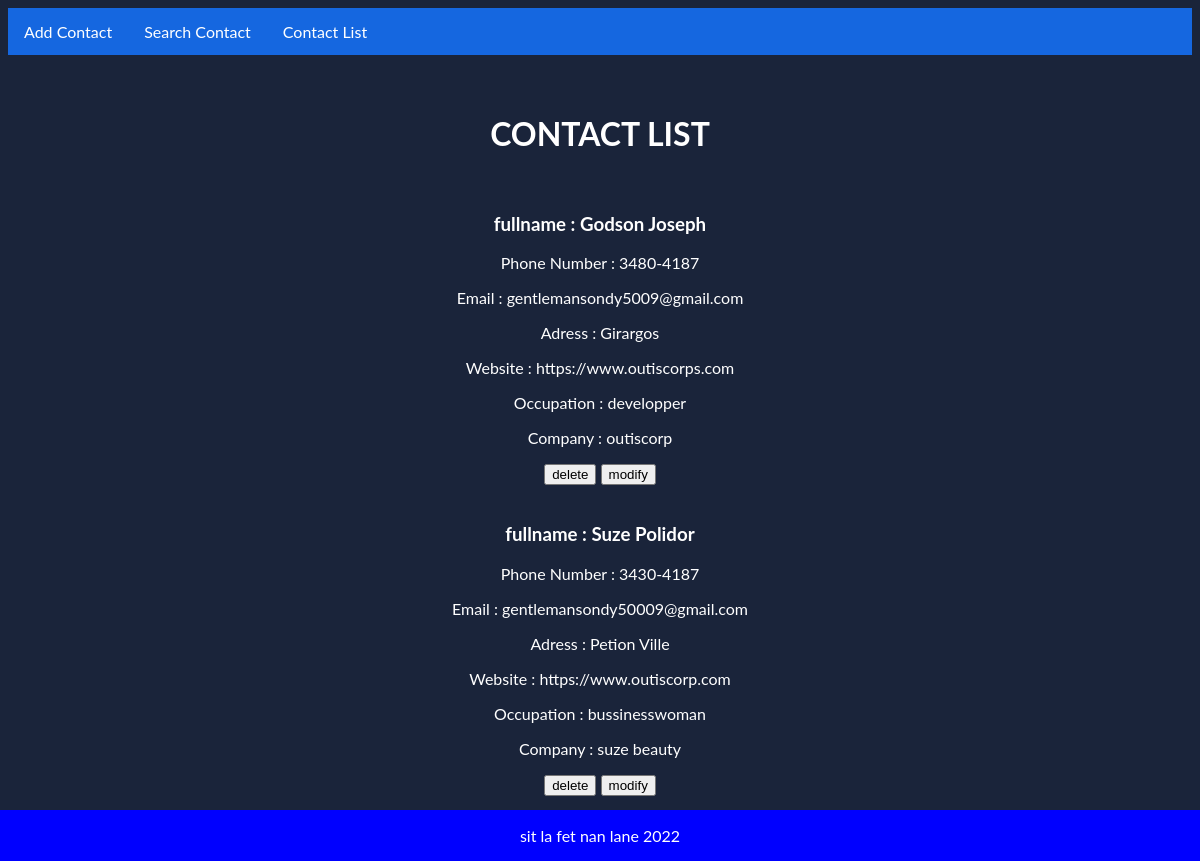
Screenshot of /list-contact/ with the database file from the repository.
### booky/models.py (models this page shows, shortened)
class Contact(models.Model):
    fullname=models.CharField(max_length=100 )
    phone_number=models.CharField(max_length=100)
    email=models.EmailField(max_length=100)
    adress=models.CharField(max_length=100)
    website=models.URLField(max_length=400)
    occupation=models.CharField(max_length=50, blank=True, null=True)
    company=models.CharField(max_length=100, blank=True, null=True)

### booky/views.py (the view)
# urls.py: path('list-contact/', views.list_contact, name = 'list_contact'),
def list_contact(request):
    Lcontact=Contact.objects.all()
    if request.method == 'POST':
        value=request.POST.get('bouton')
        mod=request.POST.get('modify')
        dele=Contact.objects.filter(fullname=value).delete()
        if mod:
            return redirect(mod_contact, non=mod)
    context={
        'Lcontact':Lcontact
    }
    return render(request, 'list_contact.html', context)

### templates/list_contact.html (shortened to what this page needs)
{% extends 'base.html' %}
{% block body %}
        <br><br>
        <center><h1>CONTACT LIST</h1></center>
    {% for contact in Lcontact %}
    <center>
        <div>
            <br>
            <h3>fullname : {{contact.fullname|title}}</h3>
            <p>Phone Number : {{contact.phone_number}}</p>
            <p>Email : {{contact.email}}</p>
            <p>Adress : {{contact.adress}}</p>
            <p>Website : {{contact.website}}</p>
            {% if contact.occupation %}
            <p>Occupation : {{contact.occupation}}</p>
            {% endif %}
            {% if contact.company %}
            <p>Company : {{contact.company}}</p>
            {% endif %}
        <form action="" method="post">
            <button type="submit" class="btn btn-success" name="bouton" value="{{contact.fullname}}">delete</button>
            <button type="submit" class="btn btn-success" name="modify" value="{{contact.fullname}}">modify</button>
        </form>
        </div>
    <center>
    {% endfor %}
    <br><br><br>
{% endblock %}

### templates/base.html (shortened to what this page needs)
<!DOCTYPE html>
<html lang="en">
{% block head %}
<head>
    {% include 'navbar.html' %}
</head>
{% endblock %}
<body>
    {% block body %} teks pa defo pou ko paj la {% endblock %}
</body>
{% block footer %}
<footer>
    <div class="footer">
        <p>sit la fet nan lane 2022</p>
    </div>
</footer>
{% endblock %}
</html>

### templates/navbar.html (shortened to what this page needs)
<nav class="menu">
    <ul>
        <li><a href="{% url 'add_contact' %}">Add Contact</a></li>
        <li><a href="/search/">Search Contact</a></li>
        <li><a href="{% url 'list_contact' %}">Contact List</a></li>
    </ul>
</nav>

### templates/navbar.html (style rules this page uses)
ul { list-style-type: none; margin: 0; padding: 0; overflow: hidden; background-color: rgb(21, 103, 224); }
li { float: left; }
li a { display: block; color: white; text-align: center; padding: 14px 16px; text-decoration: none; }

### templates/base.html (style rules this page uses)
.footer { position: fixed; left: 0; bottom: 0; width: 100%; background-color: blue; color: white; text-align: center; }
body { font-family: "Lato", sans-serif; background: rgb(26, 36, 58); align-items: center; flex-direction: column; align-content: center; color: white; }

### rows the page displays
Contact: fullname "Godson Joseph", phone_number "3480-4187", email "gentlemansondy5009@gmail.com", adress "Girargos", website "https://www.outiscorps.com", occupation "developper", company "outiscorp"
Contact: fullname "Suze Polidor", phone_number "3430-4187", email "gentlemansondy50009@gmail.com", adress "Petion Ville", website "https://www.outiscorp.com", occupation "bussinesswoman", company "suze beauty"
